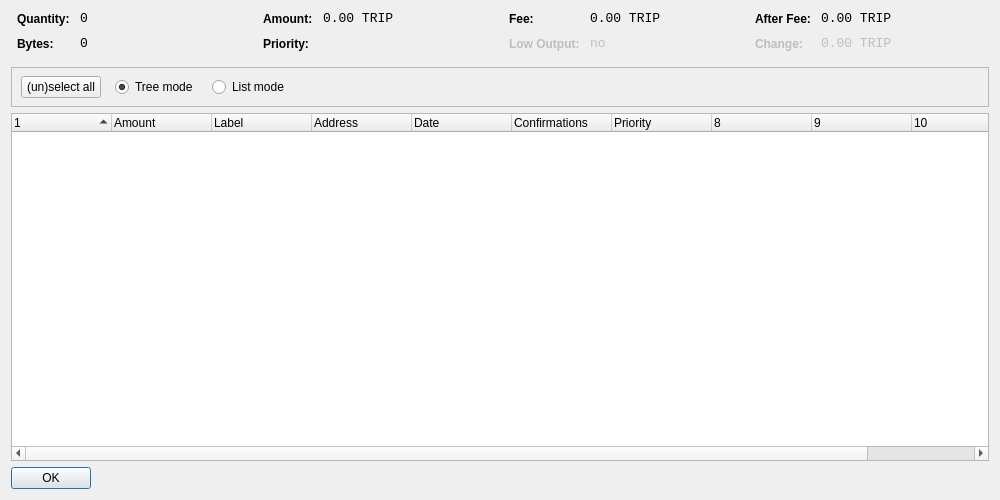
<?xml version="1.0" encoding="UTF-8"?>
<ui version="4.0">
 <class>CoinControlDialog</class>
 <widget class="QDialog" name="CoinControlDialog">
  <property name="geometry">
   <rect>
    <x>0</x>
    <y>0</y>
    <width>1000</width>
    <height>500</height>
   </rect>
  </property>
  <property name="windowTitle">
   <string>Coin Control</string>
  </property>
  <layout class="QVBoxLayout" name="verticalLayout">
   <item>
    <layout class="QHBoxLayout" name="horizontalLayoutTop" stretch="0,0,0,0">
     <property name="topMargin">
      <number>0</number>
     </property>
     <property name="bottomMargin">
      <number>10</number>
     </property>
     <item>
      <layout class="QFormLayout" name="formLayoutCoinControl1">
       <property name="horizontalSpacing">
        <number>10</number>
       </property>
       <property name="verticalSpacing">
        <number>10</number>
       </property>
       <property name="leftMargin">
        <number>6</number>
       </property>
       <property name="rightMargin">
        <number>6</number>
       </property>
       <item row="0" column="0">
        <widget class="QLabel" name="labelCoinControlQuantityText">
         <property name="styleSheet">
          <string notr="true">font-weight:bold;</string>
         </property>
         <property name="text">
          <string>Quantity:</string>
         </property>
        </widget>
       </item>
       <item row="0" column="1">
        <widget class="QLabel" name="labelCoinControlQuantity">
         <property name="font">
          <font>
           <family>Monospace</family>
           <pointsize>10</pointsize>
          </font>
         </property>
         <property name="cursor">
          <cursorShape>IBeamCursor</cursorShape>
         </property>
         <property name="contextMenuPolicy">
          <enum>Qt::ActionsContextMenu</enum>
         </property>
         <property name="text">
          <string notr="true">0</string>
         </property>
         <property name="textInteractionFlags">
          <set>Qt::LinksAccessibleByMouse|Qt::TextSelectableByKeyboard|Qt::TextSelectableByMouse</set>
         </property>
        </widget>
       </item>
       <item row="1" column="0">
        <widget class="QLabel" name="labelCoinControlBytesText">
         <property name="styleSheet">
          <string notr="true">font-weight:bold;</string>
         </property>
         <property name="text">
          <string>Bytes:</string>
         </property>
        </widget>
       </item>
       <item row="1" column="1">
        <widget class="QLabel" name="labelCoinControlBytes">
         <property name="font">
          <font>
           <family>Monospace</family>
           <pointsize>10</pointsize>
          </font>
         </property>
         <property name="cursor">
          <cursorShape>IBeamCursor</cursorShape>
         </property>
         <property name="contextMenuPolicy">
          <enum>Qt::ActionsContextMenu</enum>
         </property>
         <property name="text">
          <string notr="true">0</string>
         </property>
         <property name="textInteractionFlags">
          <set>Qt::LinksAccessibleByMouse|Qt::TextSelectableByKeyboard|Qt::TextSelectableByMouse</set>
         </property>
        </widget>
       </item>
      </layout>
     </item>
     <item>
      <layout class="QFormLayout" name="formLayoutCoinControl2">
       <property name="horizontalSpacing">
        <number>10</number>
       </property>
       <property name="verticalSpacing">
        <number>10</number>
       </property>
       <property name="leftMargin">
        <number>6</number>
       </property>
       <property name="rightMargin">
        <number>6</number>
       </property>
       <item row="0" column="0">
        <widget class="QLabel" name="labelCoinControlAmountText">
         <property name="styleSheet">
          <string notr="true">font-weight:bold;</string>
         </property>
         <property name="text">
          <string>Amount:</string>
         </property>
        </widget>
       </item>
       <item row="0" column="1">
        <widget class="QLabel" name="labelCoinControlAmount">
         <property name="font">
          <font>
           <family>Monospace</family>
           <pointsize>10</pointsize>
          </font>
         </property>
         <property name="cursor">
          <cursorShape>IBeamCursor</cursorShape>
         </property>
         <property name="contextMenuPolicy">
          <enum>Qt::ActionsContextMenu</enum>
         </property>
         <property name="text">
          <string notr="true">0.00 TRIP</string>
         </property>
         <property name="textInteractionFlags">
          <set>Qt::LinksAccessibleByMouse|Qt::TextSelectableByKeyboard|Qt::TextSelectableByMouse</set>
         </property>
        </widget>
       </item>
       <item row="1" column="0">
        <widget class="QLabel" name="labelCoinControlPriorityText">
         <property name="styleSheet">
          <string notr="true">font-weight:bold;</string>
         </property>
         <property name="text">
          <string>Priority:</string>
         </property>
        </widget>
       </item>
       <item row="1" column="1">
        <widget class="QLabel" name="labelCoinControlPriority">
         <property name="font">
          <font>
           <family>Monospace</family>
           <pointsize>10</pointsize>
          </font>
         </property>
         <property name="cursor">
          <cursorShape>IBeamCursor</cursorShape>
         </property>
         <property name="contextMenuPolicy">
          <enum>Qt::ActionsContextMenu</enum>
         </property>
         <property name="text">
          <string/>
         </property>
         <property name="textInteractionFlags">
          <set>Qt::LinksAccessibleByMouse|Qt::TextSelectableByKeyboard|Qt::TextSelectableByMouse</set>
         </property>
        </widget>
       </item>
      </layout>
     </item>
     <item>
      <layout class="QFormLayout" name="formLayoutCoinControl3">
       <property name="horizontalSpacing">
        <number>10</number>
       </property>
       <property name="verticalSpacing">
        <number>10</number>
       </property>
       <property name="leftMargin">
        <number>6</number>
       </property>
       <property name="rightMargin">
        <number>6</number>
       </property>
       <item row="0" column="0">
        <widget class="QLabel" name="labelCoinControlFeeText">
         <property name="styleSheet">
          <string notr="true">font-weight:bold;</string>
         </property>
         <property name="text">
          <string>Fee:</string>
         </property>
        </widget>
       </item>
       <item row="0" column="1">
        <widget class="QLabel" name="labelCoinControlFee">
         <property name="font">
          <font>
           <family>Monospace</family>
           <pointsize>10</pointsize>
          </font>
         </property>
         <property name="cursor">
          <cursorShape>IBeamCursor</cursorShape>
         </property>
         <property name="contextMenuPolicy">
          <enum>Qt::ActionsContextMenu</enum>
         </property>
         <property name="text">
          <string notr="true">0.00 TRIP</string>
         </property>
         <property name="textInteractionFlags">
          <set>Qt::LinksAccessibleByMouse|Qt::TextSelectableByKeyboard|Qt::TextSelectableByMouse</set>
         </property>
        </widget>
       </item>
       <item row="1" column="0">
        <widget class="QLabel" name="labelCoinControlLowOutputText">
         <property name="enabled">
          <bool>false</bool>
         </property>
         <property name="styleSheet">
          <string notr="true">font-weight:bold;</string>
         </property>
         <property name="text">
          <string>Low Output:</string>
         </property>
        </widget>
       </item>
       <item row="1" column="1">
        <widget class="QLabel" name="labelCoinControlLowOutput">
         <property name="enabled">
          <bool>false</bool>
         </property>
         <property name="font">
          <font>
           <family>Monospace</family>
           <pointsize>10</pointsize>
          </font>
         </property>
         <property name="cursor">
          <cursorShape>IBeamCursor</cursorShape>
         </property>
         <property name="contextMenuPolicy">
          <enum>Qt::ActionsContextMenu</enum>
         </property>
         <property name="text">
          <string notr="true">no</string>
         </property>
         <property name="textInteractionFlags">
          <set>Qt::LinksAccessibleByMouse|Qt::TextSelectableByKeyboard|Qt::TextSelectableByMouse</set>
         </property>
        </widget>
       </item>
      </layout>
     </item>
     <item>
      <layout class="QFormLayout" name="formLayoutCoinControl4">
       <property name="horizontalSpacing">
        <number>10</number>
       </property>
       <property name="verticalSpacing">
        <number>10</number>
       </property>
       <property name="leftMargin">
        <number>6</number>
       </property>
       <property name="rightMargin">
        <number>6</number>
       </property>
       <item row="0" column="0">
        <widget class="QLabel" name="labelCoinControlAfterFeeText">
         <property name="styleSheet">
          <string notr="true">font-weight:bold;</string>
         </property>
         <property name="text">
          <string>After Fee:</string>
         </property>
        </widget>
       </item>
       <item row="0" column="1">
        <widget class="QLabel" name="labelCoinControlAfterFee">
         <property name="font">
          <font>
           <family>Monospace</family>
           <pointsize>10</pointsize>
          </font>
         </property>
         <property name="cursor">
          <cursorShape>IBeamCursor</cursorShape>
         </property>
         <property name="contextMenuPolicy">
          <enum>Qt::ActionsContextMenu</enum>
         </property>
         <property name="text">
          <string notr="true">0.00 TRIP</string>
         </property>
         <property name="textInteractionFlags">
          <set>Qt::LinksAccessibleByMouse|Qt::TextSelectableByKeyboard|Qt::TextSelectableByMouse</set>
         </property>
        </widget>
       </item>
       <item row="1" column="0">
        <widget class="QLabel" name="labelCoinControlChangeText">
         <property name="enabled">
          <bool>false</bool>
         </property>
         <property name="styleSheet">
          <string notr="true">font-weight:bold;</string>
         </property>
         <property name="text">
          <string>Change:</string>
         </property>
        </widget>
       </item>
       <item row="1" column="1">
        <widget class="QLabel" name="labelCoinControlChange">
         <property name="enabled">
          <bool>false</bool>
         </property>
         <property name="font">
          <font>
           <family>Monospace</family>
           <pointsize>10</pointsize>
          </font>
         </property>
         <property name="cursor">
          <cursorShape>IBeamCursor</cursorShape>
         </property>
         <property name="contextMenuPolicy">
          <enum>Qt::ActionsContextMenu</enum>
         </property>
         <property name="text">
          <string notr="true">0.00 TRIP</string>
         </property>
         <property name="textInteractionFlags">
          <set>Qt::LinksAccessibleByMouse|Qt::TextSelectableByKeyboard|Qt::TextSelectableByMouse</set>
         </property>
        </widget>
       </item>
      </layout>
     </item>
    </layout>
   </item>
   <item>
    <widget class="QFrame" name="frame">
     <property name="minimumSize">
      <size>
       <width>0</width>
       <height>40</height>
      </size>
     </property>
     <property name="frameShape">
      <enum>QFrame::StyledPanel</enum>
     </property>
     <property name="frameShadow">
      <enum>QFrame::Sunken</enum>
     </property>
     <widget class="QWidget" name="horizontalLayoutWidget">
      <property name="geometry">
       <rect>
        <x>10</x>
        <y>0</y>
        <width>781</width>
        <height>41</height>
       </rect>
      </property>
      <layout class="QHBoxLayout" name="horizontalLayoutPanel" stretch="0,0,0,0,0">
       <property name="spacing">
        <number>14</number>
       </property>
       <item>
        <widget class="QPushButton" name="pushButtonSelectAll">
         <property name="sizePolicy">
          <sizepolicy hsizetype="Maximum" vsizetype="Fixed">
           <horstretch>0</horstretch>
           <verstretch>0</verstretch>
          </sizepolicy>
         </property>
         <property name="text">
          <string>(un)select all</string>
         </property>
        </widget>
       </item>
       <item>
        <widget class="QRadioButton" name="radioTreeMode">
         <property name="sizePolicy">
          <sizepolicy hsizetype="Maximum" vsizetype="Fixed">
           <horstretch>0</horstretch>
           <verstretch>0</verstretch>
          </sizepolicy>
         </property>
         <property name="text">
          <string>Tree mode</string>
         </property>
         <property name="checked">
          <bool>true</bool>
         </property>
        </widget>
       </item>
       <item>
        <widget class="QRadioButton" name="radioListMode">
         <property name="sizePolicy">
          <sizepolicy hsizetype="Maximum" vsizetype="Fixed">
           <horstretch>0</horstretch>
           <verstretch>0</verstretch>
          </sizepolicy>
         </property>
         <property name="text">
          <string>List mode</string>
         </property>
        </widget>
       </item>
       <item>
        <spacer name="horizontalSpacer">
         <property name="orientation">
          <enum>Qt::Horizontal</enum>
         </property>
         <property name="sizeHint" stdset="0">
          <size>
           <width>40</width>
           <height>20</height>
          </size>
         </property>
        </spacer>
       </item>
      </layout>
     </widget>
    </widget>
   </item>
   <item>
    <widget class="CoinControlTreeWidget" name="treeWidget">
     <property name="contextMenuPolicy">
      <enum>Qt::CustomContextMenu</enum>
     </property>
     <property name="sortingEnabled">
      <bool>false</bool>
     </property>
     <property name="columnCount">
      <number>11</number>
     </property>
     <attribute name="headerShowSortIndicator" stdset="0">
      <bool>true</bool>
     </attribute>
     <attribute name="headerStretchLastSection">
      <bool>false</bool>
     </attribute>
     <column>
      <property name="text">
       <string/>
      </property>
     </column>
     <column>
      <property name="text">
       <string>Amount</string>
      </property>
     </column>
     <column>
      <property name="text">
       <string>Label</string>
      </property>
     </column>
     <column>
      <property name="text">
       <string>Address</string>
      </property>
     </column>
     <column>
      <property name="text">
       <string>Date</string>
      </property>
     </column>
     <column>
      <property name="text">
       <string>Confirmations</string>
      </property>
      <property name="toolTip">
       <string>Confirmed</string>
      </property>
     </column>
     <column>
      <property name="text">
       <string>Priority</string>
      </property>
     </column>
     <column>
      <property name="text">
       <string/>
      </property>
     </column>
     <column>
      <property name="text">
       <string/>
      </property>
     </column>
     <column>
      <property name="text">
       <string/>
      </property>
     </column>
     <column>
      <property name="text">
       <string/>
      </property>
     </column>
    </widget>
   </item>
   <item>
    <widget class="QDialogButtonBox" name="buttonBox">
     <property name="sizePolicy">
      <sizepolicy hsizetype="Maximum" vsizetype="Fixed">
       <horstretch>0</horstretch>
       <verstretch>0</verstretch>
      </sizepolicy>
     </property>
     <property name="orientation">
      <enum>Qt::Horizontal</enum>
     </property>
     <property name="standardButtons">
      <set>QDialogButtonBox::Ok</set>
     </property>
    </widget>
   </item>
  </layout>
 </widget>
 <customwidgets>
  <customwidget>
   <class>CoinControlTreeWidget</class>
   <extends>QTreeWidget</extends>
   <header>coincontroltreewidget.h</header>
  </customwidget>
 </customwidgets>
 <resources/>
 <connections/>
</ui>
